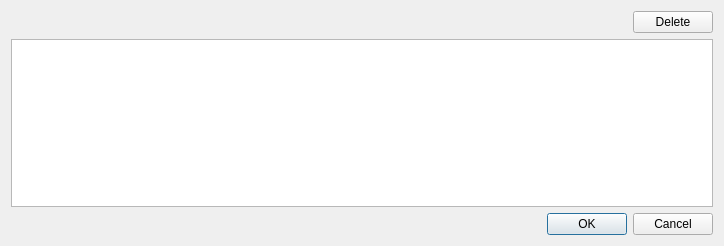
<?xml version="1.0" encoding="UTF-8"?>
<ui version="4.0">
 <class>BatchInputDialog</class>
 <widget class="QDialog" name="BatchInputDialog">
  <property name="geometry">
   <rect>
    <x>0</x>
    <y>0</y>
    <width>724</width>
    <height>246</height>
   </rect>
  </property>
  <property name="windowTitle">
   <string>Dialog</string>
  </property>
  <layout class="QVBoxLayout" name="verticalLayout">
   <item>
    <layout class="QHBoxLayout" name="horizontalLayout">
     <item>
      <spacer name="horizontalSpacer">
       <property name="orientation">
        <enum>Qt::Horizontal</enum>
       </property>
       <property name="sizeHint" stdset="0">
        <size>
         <width>40</width>
         <height>20</height>
        </size>
       </property>
      </spacer>
     </item>
     <item>
      <widget class="QPushButton" name="pb_delete">
       <property name="text">
        <string>Delete</string>
       </property>
      </widget>
     </item>
    </layout>
   </item>
   <item>
    <widget class="QTableView" name="tableView">
     <property name="dragEnabled">
      <bool>true</bool>
     </property>
     <property name="dragDropOverwriteMode">
      <bool>false</bool>
     </property>
     <property name="dragDropMode">
      <enum>QAbstractItemView::InternalMove</enum>
     </property>
     <property name="defaultDropAction">
      <enum>Qt::MoveAction</enum>
     </property>
     <property name="selectionBehavior">
      <enum>QAbstractItemView::SelectRows</enum>
     </property>
    </widget>
   </item>
   <item>
    <widget class="QDialogButtonBox" name="buttonBox">
     <property name="orientation">
      <enum>Qt::Horizontal</enum>
     </property>
     <property name="standardButtons">
      <set>QDialogButtonBox::Cancel|QDialogButtonBox::Ok</set>
     </property>
    </widget>
   </item>
  </layout>
 </widget>
 <resources/>
 <connections>
  <connection>
   <sender>buttonBox</sender>
   <signal>accepted()</signal>
   <receiver>BatchInputDialog</receiver>
   <slot>accept()</slot>
   <hints>
    <hint type="sourcelabel">
     <x>248</x>
     <y>254</y>
    </hint>
    <hint type="destinationlabel">
     <x>157</x>
     <y>274</y>
    </hint>
   </hints>
  </connection>
  <connection>
   <sender>buttonBox</sender>
   <signal>rejected()</signal>
   <receiver>BatchInputDialog</receiver>
   <slot>reject()</slot>
   <hints>
    <hint type="sourcelabel">
     <x>316</x>
     <y>260</y>
    </hint>
    <hint type="destinationlabel">
     <x>286</x>
     <y>274</y>
    </hint>
   </hints>
  </connection>
 </connections>
</ui>
